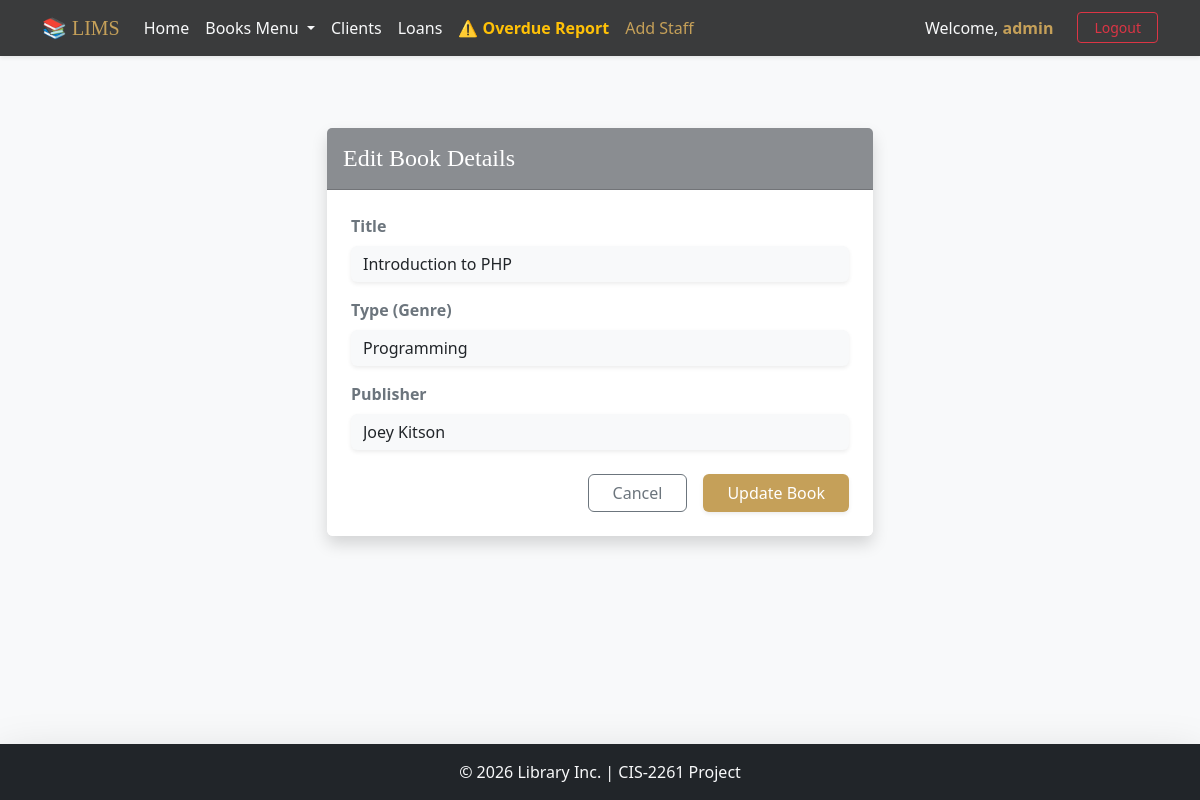
The app's page /index.php?page=books_edit&id=13 (signed in) with its own data.
### tables this page shows
CREATE TABLE `books` (
  `id` int(11) NOT NULL,
  `title` varchar(200) NOT NULL,
  `type` varchar(50) NOT NULL,
  `publisher` varchar(100) NOT NULL,
  `supplier_id` int(11) DEFAULT NULL
);

### app/controllers/BookController.php (called while the page is built, shortened)
<?php
require_once __DIR__ . '/../config/config.php';
class BookController {
    private $bookModel;
    public function __construct() {
        $this->bookModel = new BookModel();
    }
    public function edit() {
        $id = $_GET['id'] ?? null;
        $book = $this->bookModel->getById($id);
        include __DIR__ . '/../views/books/edit.php';
    }
}
?>

### app/config/config.php (called while the page is built, shortened)
<?php
spl_autoload_register(function($class) {
    $file = APP_PATH . 'models/' . $class . '.php';
});
?>

### app/models/BookModel.php (called while the page is built, shortened)
<?php
require_once __DIR__ . '/../config/database.php';
class BookModel {
    private $conn;
    private $table = 'books';
    public function __construct() {
        $database = new Database();
        $this->conn = $database->getConnection();
    }
    public function getById($id) {
        $query = "SELECT * FROM " . $this->table . " WHERE id = :id";
        $stmt = $this->conn->prepare($query);
        $stmt->bindParam(':id', $id);
        $stmt->execute();
        return $stmt->fetch();
    }
}
?>

### app/config/database.php (called while the page is built, shortened)
<?php
class Database {
    private $host = 'localhost';
    private $db_name = 'lims';
    private $username = 'root';
    private $password = '';
    public function getConnection() {
        $this->conn = null;
        try {
            $this->conn = new PDO(
                "mysql:host=" . $this->host . ";dbname=" . $this->db_name,
                $this->username,
                $this->password
            );
            $this->conn->setAttribute(PDO::ATTR_ERRMODE, PDO::ERRMODE_EXCEPTION);
            $this->conn->setAttribute(PDO::ATTR_DEFAULT_FETCH_MODE, PDO::FETCH_ASSOC);
        } catch(PDOException $e) {
            echo "Connection Error: " . $e->getMessage();
        }
        return $this->conn;
    }
}
?>

### app/views/books/edit.php (the view, shortened to what this page needs)
<?php include __DIR__ . '/../layout/header.php'; ?>
    <div class="row justify-content-center mt-4">
        <div class="col-md-8 col-lg-6">
            <div class="card shadow border-0">
                <div class="card-header text-white py-3" style="background-color: #8a8d91;">
                    <h4 class="mb-0" style="font-family: Georgia, serif;">Edit Book Details</h4>
                </div>
                <div class="card-body p-4 bg-white rounded-bottom">
                    <form method="post" action="index.php?page=books_edit&id=<?= $book['id'] ?>">
                        <div class="mb-3">
                            <label class="form-label fw-bold text-secondary">Title</label>
                            <input type="text" name="title" value="<?= htmlspecialchars($book['title']) ?>" class="form-control bg-light border-0 shadow-sm" required>
                        </div>
                        <div class="mb-3">
                            <label class="form-label fw-bold text-secondary">Type (Genre)</label>
                            <input type="text" name="type" value="<?= htmlspecialchars($book['type']) ?>" class="form-control bg-light border-0 shadow-sm" required>
                        </div>
                        <div class="mb-4">
                            <label class="form-label fw-bold text-secondary">Publisher</label>
                            <input type="text" name="publisher" value="<?= htmlspecialchars($book['publisher']) ?>" class="form-control bg-light border-0 shadow-sm" required>
                        </div>
                        <div class="d-flex justify-content-end gap-3 mt-4">
                            <a href="index.php?page=books" class="btn btn-outline-secondary px-4">Cancel</a>
                            <button type="submit" class="btn px-4 shadow-sm" style="background-color: #c5a059; color: #fff; border: none;">Update Book</button>
                        </div>
                    </form>
                </div>
            </div>
        </div>
    </div>
<?php include __DIR__ . '/../layout/footer.php'; ?>

### app/views/layout/header.php (style rules this page uses)
body { display: flex; flex-direction: column; min-height: 100vh; }

### records on screen
books: title "Introduction to PHP", type "Programming", publisher "Joey Kitson"

### other values on screen
$_SESSION['username'] "admin"
